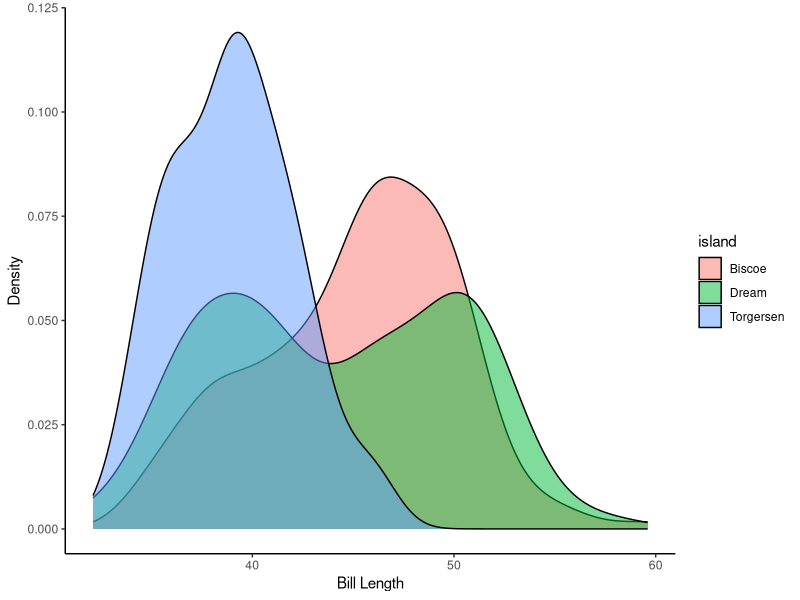
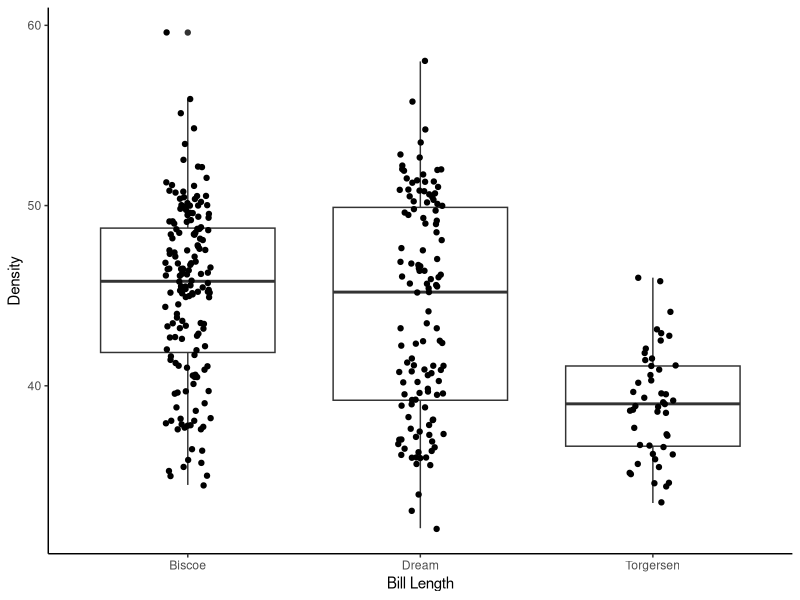
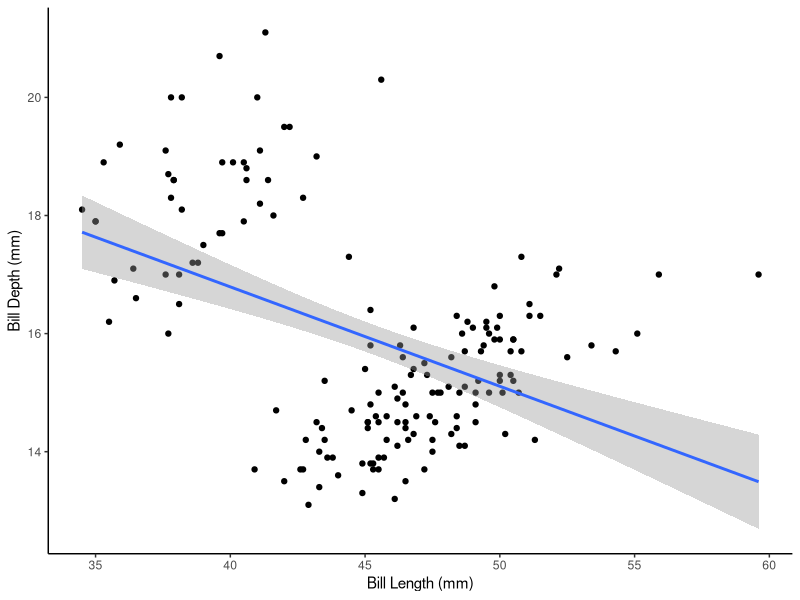
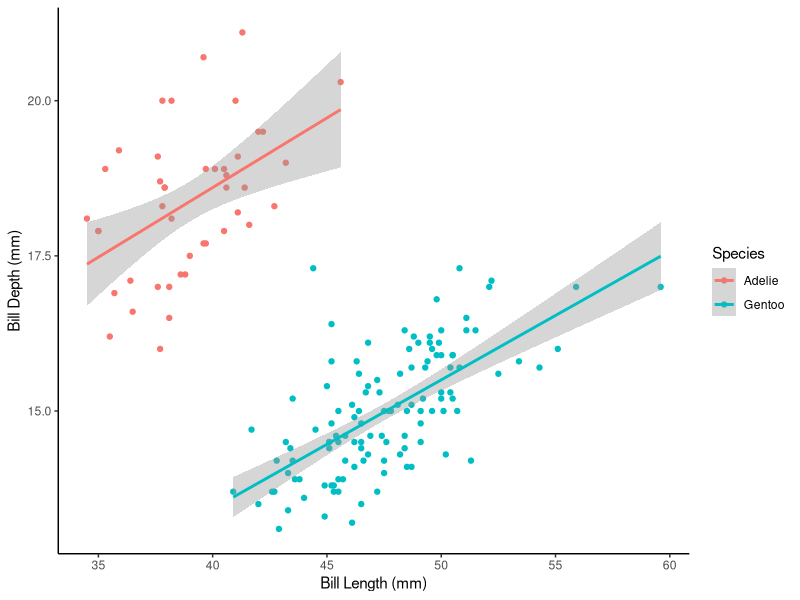
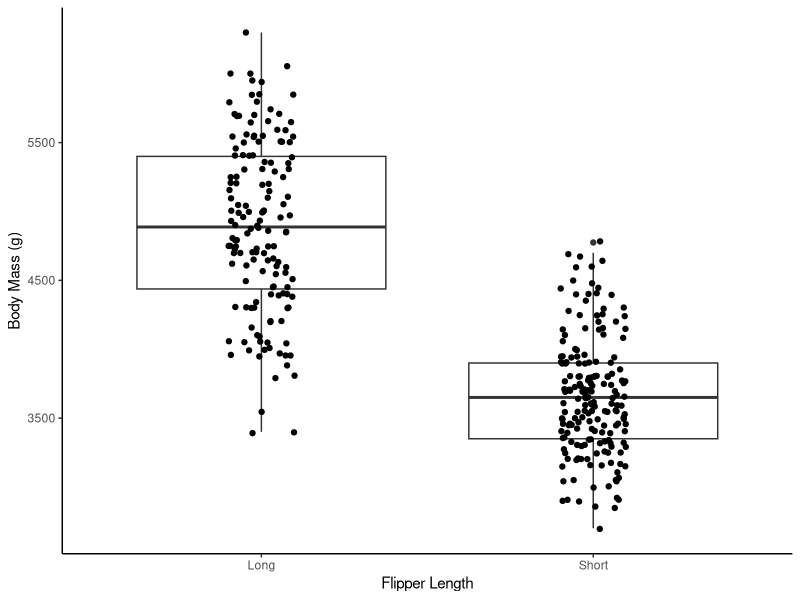

These charts were generated, in order, by the following R code:
## ---- chunk 1
knitr::opts_chunk$set(echo = TRUE)
## ---- chunk 2
library(tidyverse)
library(palmerpenguins)
## ---- chunk 3
penguins <- penguins %>% drop_na()
## ---- chunk 4
#min, max, and mean bill length by island. created new data frame for these values.
island_summary <- penguins %>%
  group_by(island) %>% 
  summarize(min_bill = min(bill_length_mm, na.rm = TRUE),
            max_bill = max(bill_length_mm, na.rm = TRUE),
            mean_bill = mean(bill_length_mm, na.rm = TRUE))
island_summary
## ---- chunk 5
#density plot, island by color.
ggplot(penguins, aes(bill_length_mm, fill = island)) +
  geom_density(alpha = 0.5) + 
  xlab("Bill Length") +
  ylab("Density") +
  scale_color_discrete(name = "Island") +
  theme_classic()

#boxplot
ggplot(penguins, aes(island, bill_length_mm)) +
  geom_boxplot() + 
  geom_jitter(width = 0.1, alpha = 1) +
  xlab("Bill Length") +
  ylab("Density") +
  scale_color_discrete(name = "Island") +
  theme_classic()
## ---- chunk 6
bill_model <- aov(data = penguins, bill_length_mm ~ island)
summary(bill_model)
## ---- chunk 7
TukeyHSD(bill_model)
## ---- chunk 8
biscoe <- penguins %>% 
  filter(island == "Biscoe")
biscoe
## ---- chunk 9
ggplot(biscoe, aes(x = bill_length_mm, y = bill_depth_mm)) +
  geom_point() +
  geom_smooth(method = lm) +
  xlab("Bill Length (mm)") +
  ylab("Bill Depth (mm)") +
  theme_classic()
## ---- chunk 10
r <- cor(x = biscoe$bill_length_mm, y = biscoe$bill_depth_mm)
r
## ---- chunk 11
r^2 * 100
## ---- chunk 12
lm_model <- lm(data = biscoe, bill_length_mm ~ bill_depth_mm)
summary(lm_model)
## ---- chunk 13
ggplot(biscoe, aes(bill_length_mm, bill_depth_mm, color = species)) +
  geom_point() +
  geom_smooth(method = lm) + 
  xlab("Bill Length (mm)") +
  ylab("Bill Depth (mm)") +
  scale_color_discrete(name = "Species") +
  theme_classic()
## ---- chunk 14
biscoe_model <- lm(data = biscoe, bill_depth_mm ~ bill_length_mm*species)
summary(biscoe_model)
## ---- chunk 15
flippers <- penguins %>%
   mutate(long_or_short = if_else(condition = penguins$flipper_length_mm >= 200,
                                 true = "Long",
                                 false = "Short"))
flippers
## ---- chunk 16
flippers %>% 
  group_by(long_or_short) %>%
  summarise(mean(body_mass_g), 
            sd(body_mass_g))
## ---- chunk 17
#boxplot
ggplot(flippers, aes(long_or_short, body_mass_g)) +
  geom_boxplot() + 
  geom_jitter(width = 0.1, alpha = 1) +
  xlab("Flipper Length") +
  ylab("Body Mass (g)") +
  theme_classic()
## ---- chunk 18
t.test(data = flippers, body_mass_g ~ long_or_short)
## ---- chunk 19
#No, we only run pairwise comparisons for ANOVAs (more than two groups)
